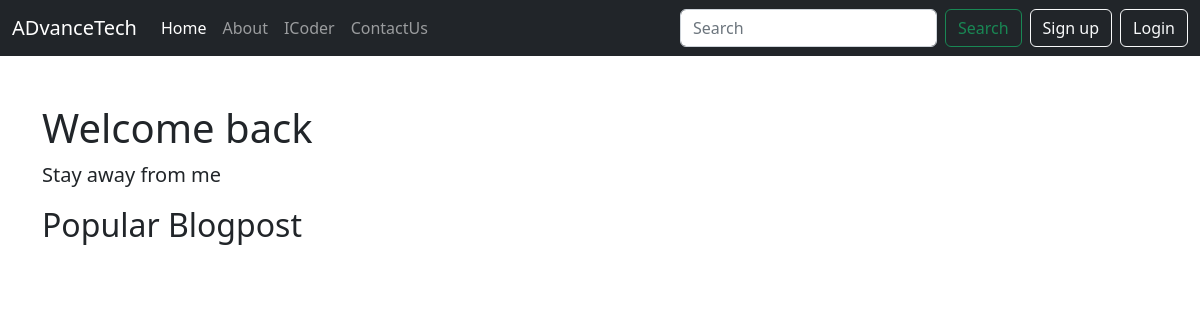
Before: / with the older database file.
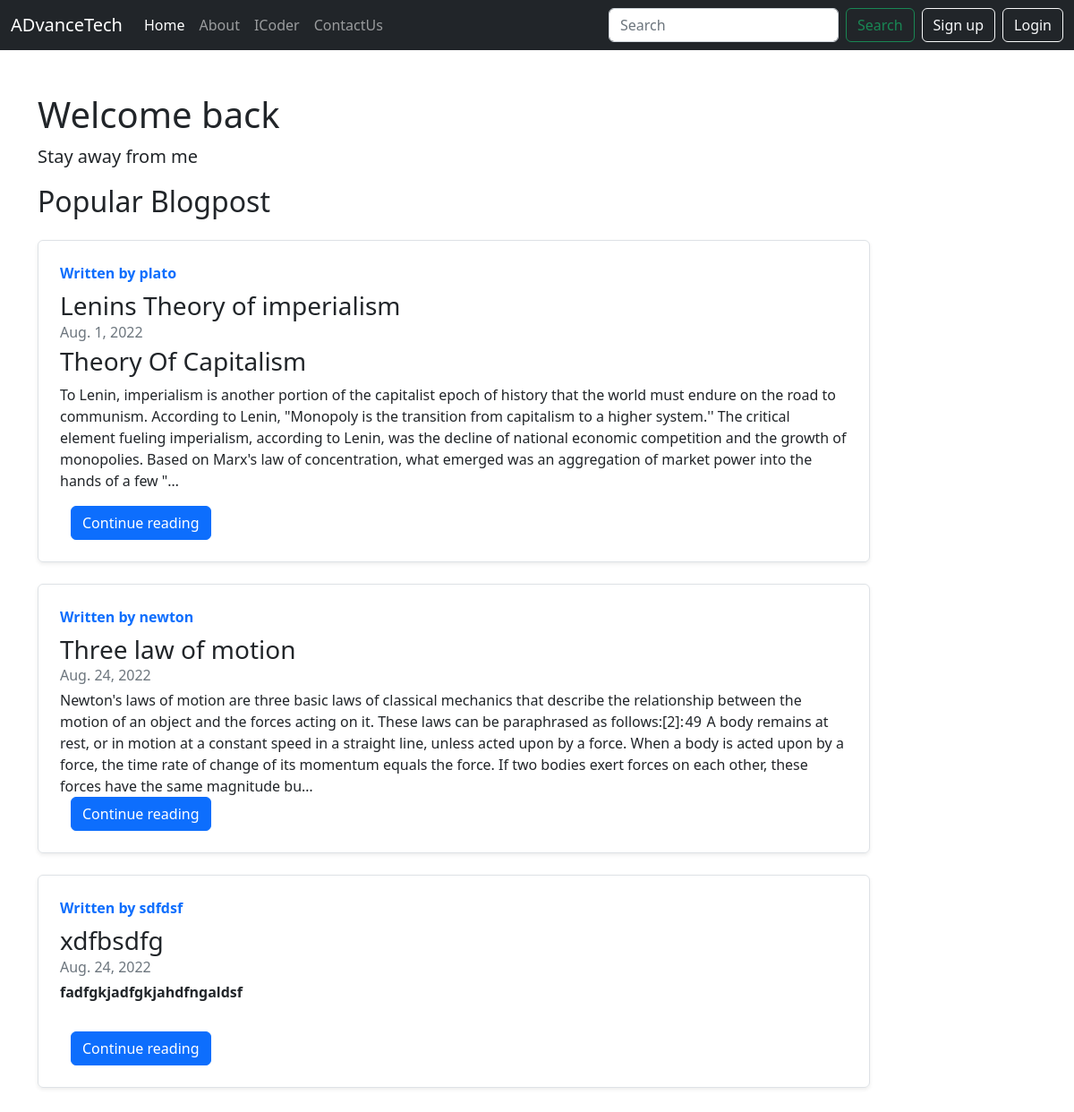
After: the same page with the newer database file.
### icoder/models.py (models this page shows)
class Post(models.Model):
    sno = models.AutoField(primary_key=True)
    author = models.CharField(max_length=225)
    title = models.CharField(max_length=130)
    content = RichTextField(blank=True, null = True)
    views = models.IntegerField(default=0)
    slug = models.SlugField(max_length=250)
    Timestamp = models.DateField(blank=True)
    def __str__(self):
        return 'Author By ' + self.author

### home/views.py (the view)
# urls.py: 2. Add a URL to urlpatterns:  path('', views.home, name='home')
def home(request):
    allpost = Post.objects.all().order_by('-views')[0:3]
    context = {'allpost':allpost}
    print(allpost)
    return render(request,'home/home.html',context)

### templates/home/home.html (shortened to what this page needs)
{% extends 'base.html' %}
{% block homeactive %} active {% endblock homeactive %}
{% block body %}
<div class="container my-5">
    <h1>Welcome back</h1>
    <p class="lead">Stay away from me </p>
    <div class="col-md-10">
        <h2>Popular Blogpost</h2>
        {% for post in allpost %}
        <div class="row g-0 border rounded overflow-hidden flex-md-row my-4 shadow-sm h-md-250 position-relative">
          <div class="col p-4 d-flex flex-column position-static">
            <strong class="d-inline-block mb-2 text-primary">Written by {{post.author}}</strong>
            <h3 class="mb-0">{{post.title}}</h3>
            <div class="mb-1 text-muted">{{post.Timestamp}}</div>
            <p class="card-text mb-auto">{{post.content|safe|truncatechars:500}}</p>
            <div class="container"><a href="/icoder/{{post.slug}}" class="btn btn-primary">Continue reading</a></div>
          </div>
        </div>
        {% endfor %}
      </div>
{% endblock body %}

### templates/base.html (shortened to what this page needs)
<!doctype html>
<html lang="en">
<head>
  <link href="https://cdn.jsdelivr.net/npm/bootstrap@5.2.0/dist/css/bootstrap.min.css" rel="stylesheet"
>
</head>
<body>
  <nav class="navbar navbar-expand-lg navbar-dark bg-dark">
    <div class="container-fluid">
      <a class="navbar-brand" href="/">ADvanceTech</a>
      <div class="collapse navbar-collapse" id="navbarSupportedContent">
        <ul class="navbar-nav me-auto mb-2 mb-lg-0">
          <li class="nav-item">
            <a class="nav-link {% block homeactive %} {% endblock homeactive %}" aria-current="page" href="/">Home</a>
          </li>
          <li class="nav-item">
            <a class="nav-link {% block aboutactive %}{% endblock aboutactive %}" href="/about">About</a>
          </li>
          <li class="nav-item">
            <a class="nav-link {% block icoderactive %}{% endblock icoderactive %}" href="/icoder">ICoder</a>
          </li>
          <li class="nav-item">
            <a class="nav-link {% block contactactive %}{% endblock contactactive %}" href="/contact">ContactUs</a>
          </li>
        </ul>
        <form method="get" action="/search" class="d-flex" role="search">
          <input class="form-control me-2" type="search" placeholder="Search" aria-label="Search" name="query"
            id="search">
          <button class="btn btn-outline-success" type="submit">Search</button>
        </form>
        {% if user.is_authenticated %}
        <div class="dropdown mx-2">
          <button class="btn btn-secondary dropdown-toggle" type="button" data-bs-toggle="dropdown" aria-expanded="false">
            Welcome {{request.user}}
          </button>
          <ul class="dropdown-menu">
            <li><a class="dropdown-item" href="/logout">Logout</a></li>
          </ul>
        </div>
        {% else %}
        <button type="button" class="btn btn-outline-light mx-2" data-bs-toggle="modal" data-bs-target="#signupmodal">
          Sign up
        </button>
        <button type="button" class="btn btn-outline-light" data-bs-toggle="modal" data-bs-target="#loginmodal">
          Login
        </button>
        {% endif %}
      </div>
    </div>
  </nav>
  {% block body %}
  {% endblock body %}
</body>
</html>

Changed rows visible on the page:
added Post: author "plato", title "Lenins Theory of imperialism", Timestamp "Aug. 1, 2022", content "Theory Of Capitalism To Lenin, imperialism is another portion of the capitalist epoch of history that the world must endure on the road to communism. According to Lenin, \"Monopoly is the transition from capitalism to a higher system.'' The critical element fueling imperialism, according to Lenin, was the decline of national economic competition and the growth of monopolies. Based on Marx's law of concentration, what emerged was an aggregation of market power into the hands of a few \"…"
added Post: author "newton", title "Three law of motion", Timestamp "Aug. 24, 2022", content "Newton's laws of motion are three basic laws of classical mechanics that describe the relationship between the motion of an object and the forces acting on it. These laws can be paraphrased as follows:[2]: 49 A body remains at rest, or in motion at a constant speed in a straight line, unless acted upon by a force. When a body is acted upon by a force, the time rate of change of its momentum equals the force. If two bodies exert forces on each other, these forces have the same magnitude bu…"
added Post: author "sdfdsf", title "xdfbsdfg", Timestamp "Aug. 24, 2022", content "fadfgkjadfgkjahdfngaldsf"
